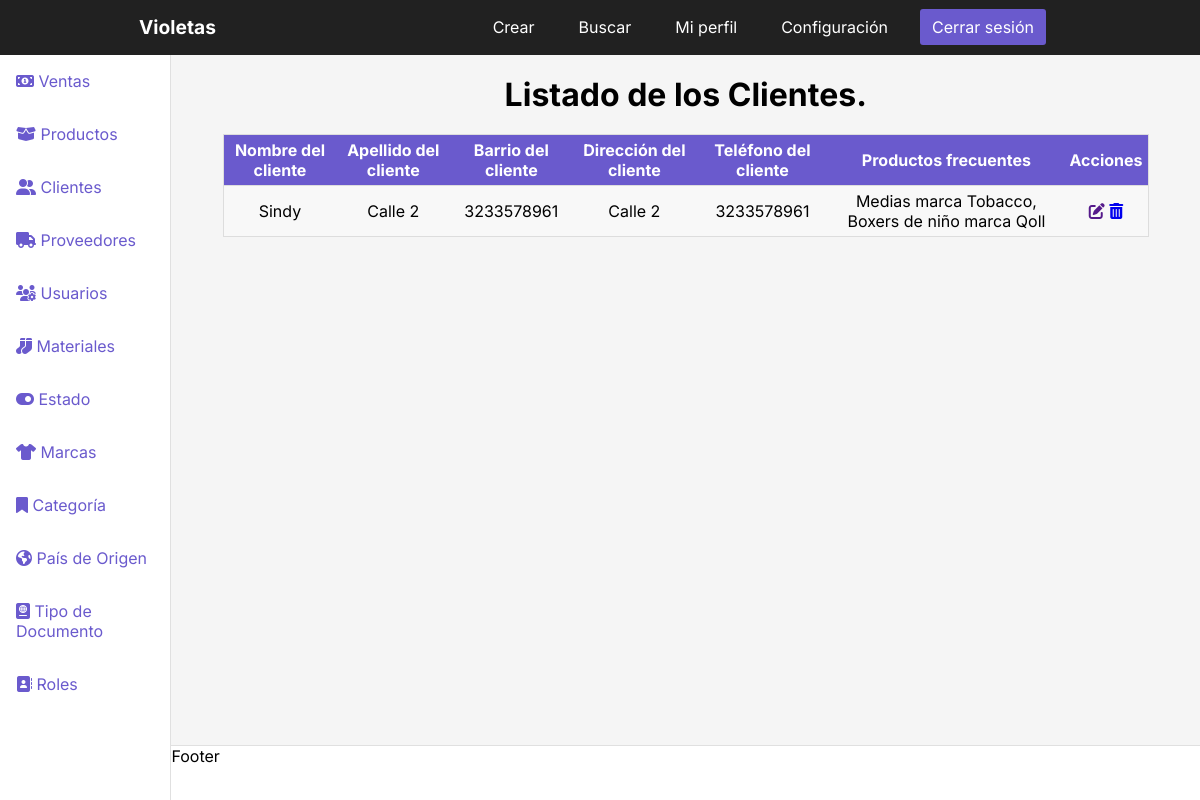
Before: /dashboardclientes with the older database file.
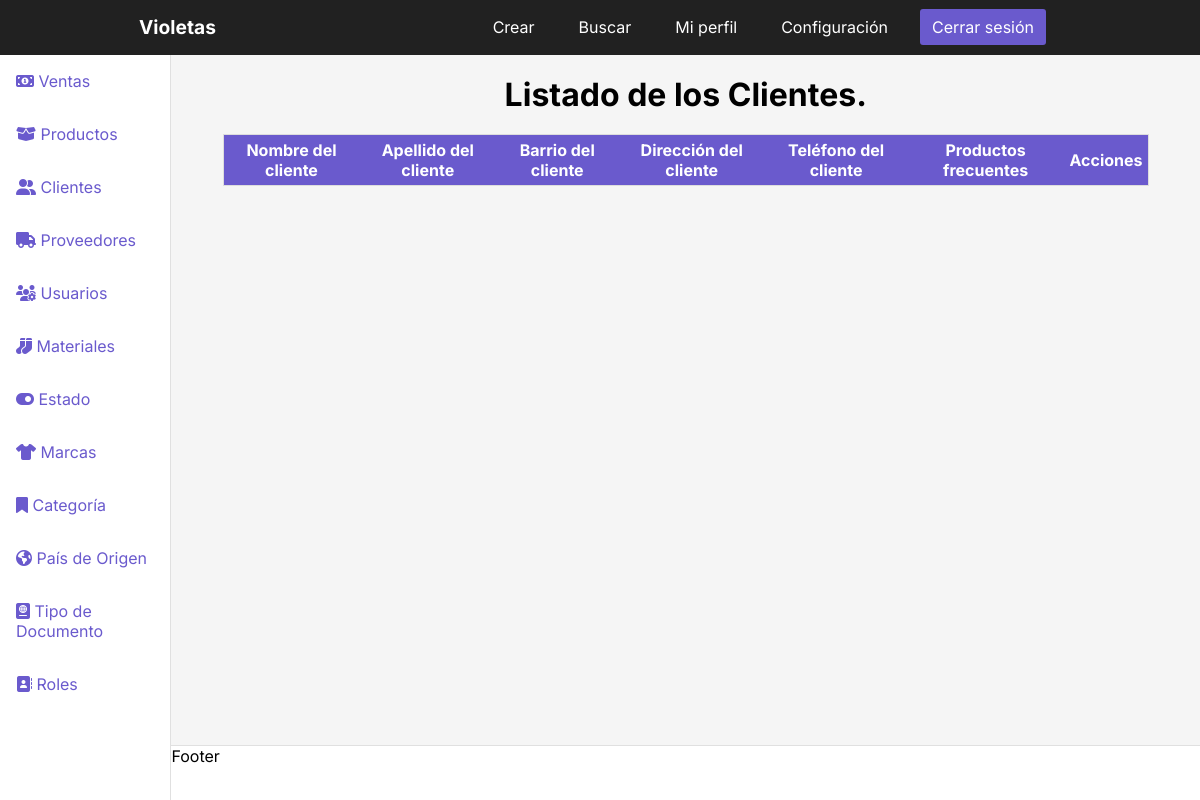
After: the same page with the newer database file.
### InventoryApp/models.py (models this page shows, shortened)
class Clientes(models.Model):
    NombreCliente = models.CharField('Nombre del cliente', max_length = 100)
    ApellidoCliente = models.CharField('Apellido del cliente', max_length = 100)
    BarrioCliente = models.CharField('Barrio del cliente', max_length = 100)
    DireccionCliente = models.CharField('Dirección del cliente', max_length = 100)
    TelefonoCliente = models.CharField('Teléfono del cliente', max_length = 100)
    ProductosFrecuentes = models.CharField('Productos que frecuenta', max_length = 100)
    class Meta:
        verbose_name = 'Cliente'
        verbose_name_plural = 'Clientes'
        db_table = 'clientes'
        ordering = ['id']

### Project/views.py (the view)
# urls.py: path('dashboardclientes', views.dashboardclientes, name='dashclientes'), # Registro creado
def dashboardclientes(request):
    clientes = (Clientes.objects.all()) # Creo variable que traiga todos los datos de la tabla Clientes.
    return render(request, 'dashboardclientes.html', {
        'clientes' : clientes # Con este código busco todos los datos de la tabla Clientes y los envío a la vista.
} )

### Templates/dashboardclientes.html (shortened to what the changed rows need)
{% load static %}
<!DOCTYPE html>
<html lang="en">
<head>
    <link rel="stylesheet" href="{% static 'CSS/stylesdashboard.css' %}">
</head>
<body>
    <div class="container">
        <main>
            <h1>Listado de los Clientes.</h1>
            <table class="table">
                <thead>
                    <tr>
                        <th>Nombre del cliente</th>
                        <th>Apellido del cliente</th>
                        <th>Barrio del cliente</th>
                        <th>Dirección del cliente</th>
                        <th>Teléfono del cliente</th>
                        <th>Productos frecuentes</th>
                        <th>Acciones</th>
                    </tr>
                </thead>
                <tbody>
                    {% for clientes in clientes %}
                    <tr>
                        <td data-label="Nombre del cliente">{{clientes.NombreCliente}}</td>
                        <td data-label="Apellido del cliente">{{clientes.DireccionCliente}}</td>
                        <td data-label="Barrio del cliente">{{clientes.TelefonoCliente}}</td>
                        <td data-label="Dirección del cliente">{{clientes.DireccionCliente}}</td>
                        <td data-label="Teléfono del cliente">{{clientes.TelefonoCliente}}</td>
                        <td data-label="Productos frecuentes">{{clientes.ProductosFrecuentes}}</td>
                        <td data-label="Gestión">
                            <a href=""><i class="fas fa-edit"></i></a>
                            <a href="{% url 'eliminarclientes' clientes.id %}"><i class="fas fa-trash-alt"></i></a>
                        </td>
                    </tr>
                    {% endfor %}
                </tbody>
            </table>
        </main>
      </div>
</body>
</html>

Changed rows visible on the page:
removed Clientes: NombreCliente "Sindy", DireccionCliente "Calle 2", TelefonoCliente "3233578961", ProductosFrecuentes "Medias marca Tobacco, Boxers de niño marca Qoll"
